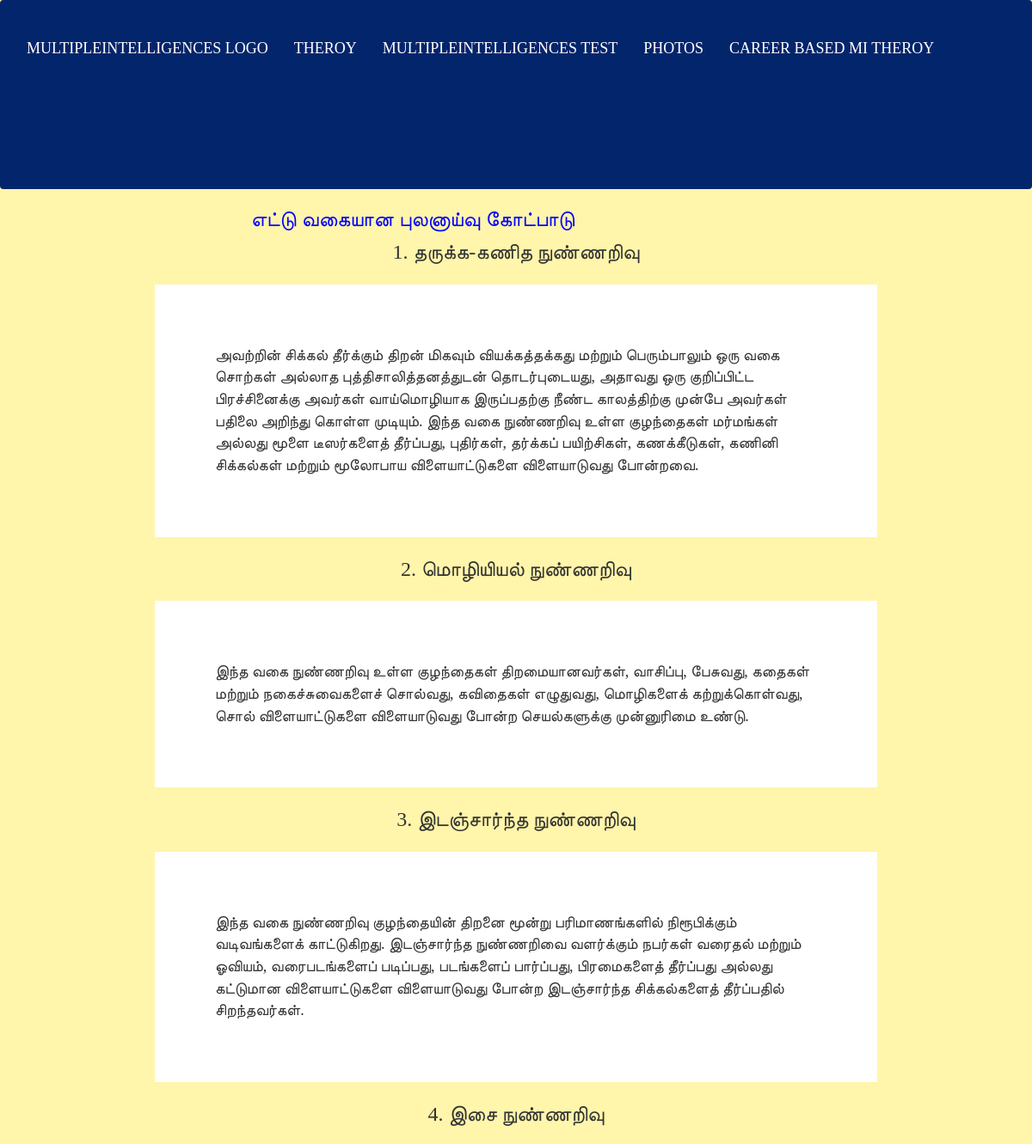
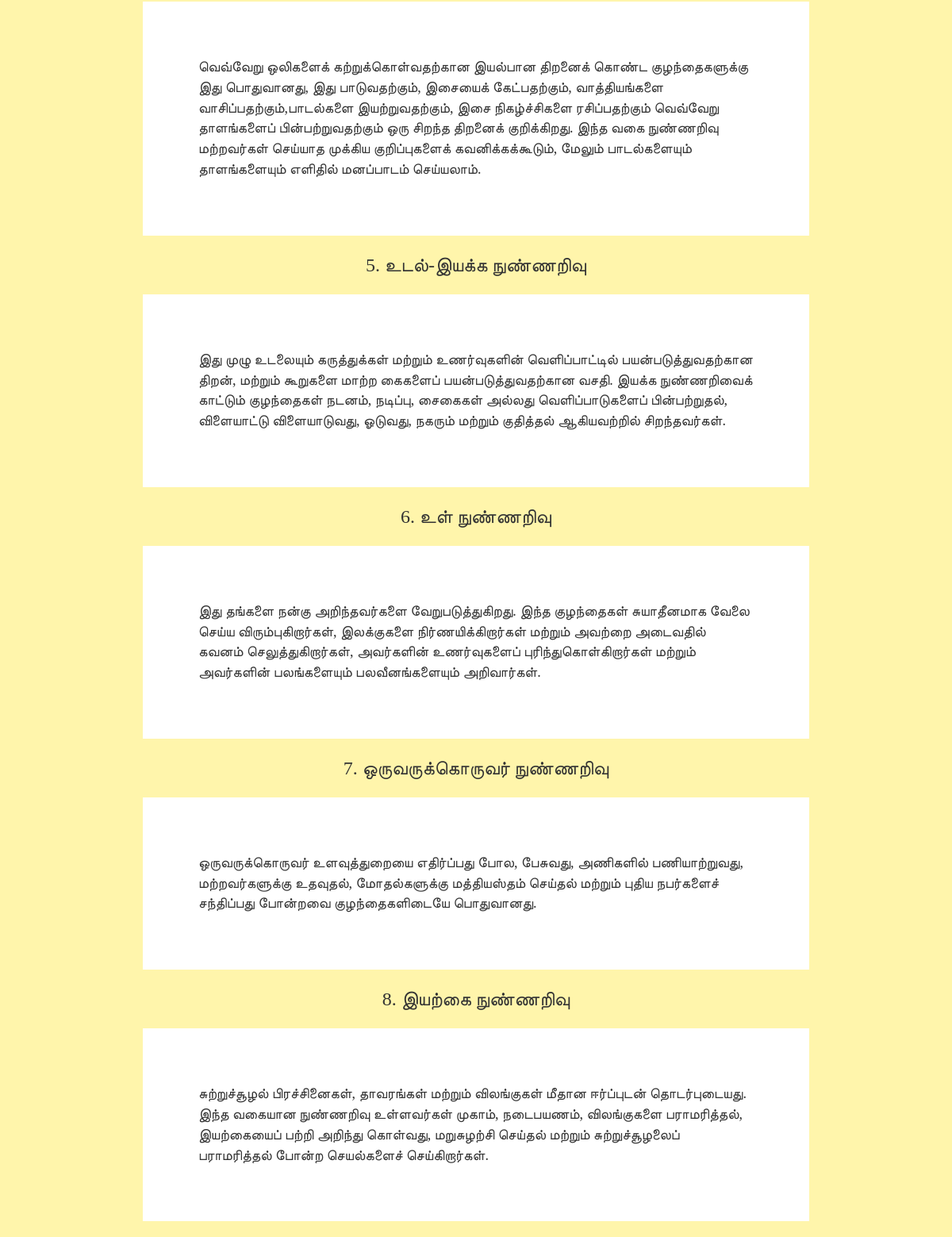
The app's page /python with its own data (2 pictures, top to bottom).
### sopan/models.py (models this page shows, shortened)
class Python(models.Model):
    heading = models.TextField(max_length=2000)
    code = models.TextField(max_length=20000)

### sopan/views.py (the view)
# urls.py: path('python', views.python, name='python'),
def python(request):
    data = Python.objects.all()
    return render(request, 'python.html', {'data': data})

### templates/python.html (shortened to what this page needs)
<!DOCTYPE html>
{% extends 'navbars.html' %}
{% block content %}
<html>
<body>
<h1 style="font-size:2vw;color: blue; ">எட்டு வகையான புலனாய்வு கோட்பாடு</h1>
{% for i in data %}
<p style="font-size:2vw; text-align:center; font-family:bold;">{{i.heading}}</p>
<p  style="background-color: white; margin: 20px auto;padding: 70px; width: 70%;font-size:1.5vw; margin:20px auto;font-family:bold;">{{i.code}}</p>
{% endfor %}
</body>
</html>
{% endblock %}

### templates/navbars.html (shortened to what this page needs)
<!DOCTYPE html>
{% load static %}
<html lang="en">
<head>
  <link rel="stylesheet" href= "{% static 'rock.css' %}">
  <link rel="stylesheet" href="https://maxcdn.bootstrapcdn.com/bootstrap/3.4.1/css/bootstrap.min.css">
</head>
<body style="background-color:#fff5ab;">
<nav class="navbar navbar">
  <div class="container-fluid">
    <ul class="nav navbar-nav">
        <li><a href="{% url 'sopan:home' %}">MULTIPLEINTELLIGENCES LOGO </a></li>
      <li><a href="{% url 'sopan:python' %}">THEROY</a></li>
      <li><a href="{% url 'sopan:java' %}">MULTIPLEINTELLIGENCES TEST</a></li>
      <li><a href="{% url 'sopan:save' %}">PHOTOS</a></li>
      <li><a href="{% url 'sopan:intel' %}">CAREER BASED MI THEROY</a></li>
    </ul>
  </div>
</nav>
 {% block content %}
 {% endblock %}
</body>
</html>

### static/rock.css (style rules this page uses)
nav { background-color: #03256c; height: 220px; text-align: center; padding-top: 2.5vw; }
body { margin: 0px; }
li a { text-decoration: none; font-size: 1.5vw; padding: 10px; color: #ffffff; font-family:bold; }
h1 { color: #204051; width: 80%; margin: 10px; text-align:center; font-size:30px; }

### records on screen
Python: heading "1. தருக்க-கணித நுண்ணறிவு", code "அவற்றின் சிக்கல் தீர்க்கும் திறன் மிகவும் வியக்கத்தக்கது மற்றும் பெரும்பாலும் ஒரு வகை சொற்கள் அல்லாத புத்திசாலித்தனத்துடன் தொடர்புடையது, அதாவது ஒரு குறிப்பிட்ட பிரச்சினைக்கு அவர்கள் வாய்மொழியாக இருப்பதற்கு நீண்ட காலத்திற்கு முன்பே அவர்கள் பதிலை அறிந்து கொள்ள முடியும். இந்த வகை நுண்ணறிவு உள்ள குழந்தைகள் மர்மங்கள் அல்லது மூளை டீஸர்களைத் தீர்ப்பது, புதிர்கள், தர்க்கப் பயிற்சிகள், கணக்கீடுகள், கணினி சிக்கல்கள் மற்றும் மூலோபாய விளையாட்டுகளை விளையாடுவது போன்றவை."
Python: heading "2. மொழியியல் நுண்ணறிவு", code "இந்த வகை நுண்ணறிவு உள்ள குழந்தைகள் திறமையானவர்கள், வாசிப்பு, பேசுவது, கதைகள் மற்றும் நகைச்சுவைகளைச் சொல்வது, கவிதைகள் எழுதுவது, மொழிகளைக் கற்றுக்கொள்வது, சொல் விளையாட்டுகளை விளையாடுவது போன்ற செயல்களுக்கு முன்னுரிமை உண்டு."
Python: heading "3. இடஞ்சார்ந்த நுண்ணறிவு", code "இந்த வகை நுண்ணறிவு குழந்தையின் திறனை மூன்று பரிமாணங்களில் நிரூபிக்கும் வடிவங்களைக் காட்டுகிறது. இடஞ்சார்ந்த நுண்ணறிவை வளர்க்கும் நபர்கள் வரைதல் மற்றும் ஓவியம், வரைபடங்களைப் படிப்பது, படங்களைப் பார்ப்பது, பிரமைகளைத் தீர்ப்பது அல்லது கட்டுமான விளையாட்டுகளை விளையாடுவது போன்ற இடஞ்சார்ந்த சிக்கல்களைத் தீர்ப்பதில் சிறந்தவர்கள்."
Python: heading "4. இசை நுண்ணறிவு", code "வெவ்வேறு ஒலிகளைக் கற்றுக்கொள்வதற்கான இயல்பான திறனைக் கொண்ட குழந்தைகளுக்கு இது பொதுவானது, இது பாடுவதற்கும், இசையைக் கேட்பதற்கும், வாத்தியங்களை வாசிப்பதற்கும்,பாடல்களை இயற்றுவதற்கும், இசை நிகழ்ச்சிகளை ரசிப்பதற்கும் வெவ்வேறு தாளங்களைப் பின்பற்றுவதற்கும் ஒரு சிறந்த திறனைக் குறிக்கிறது. இந்த வகை நுண்ணறிவு மற்றவர்கள் செய்யாத முக்கிய குறிப்புகளைக் கவனிக்கக்கூடும், மேலும் பாடல்களையும் தாளங்களையும் எளிதில் மனப்பாடம் செய்யலாம்."
Python: heading "5. உடல்-இயக்க நுண்ணறிவு", code "இது முழு உடலையும் கருத்துக்கள் மற்றும் உணர்வுகளின் வெளிப்பாட்டில் பயன்படுத்துவதற்கான திறன், மற்றும் கூறுகளை மாற்ற கைகளைப் பயன்படுத்துவதற்கான வசதி. இயக்க நுண்ணறிவைக் காட்டும் குழந்தைகள் நடனம், நடிப்பு, சைகைகள் அல்லது வெளிப்பாடுகளைப் பின்பற்றுதல், விளையாட்டு விளையாடுவது, ஓடுவது, நகரும் மற்றும் குதித்தல் ஆகியவற்றில் சிறந்தவர்கள்."
Python: heading "6. உள் நுண்ணறிவு", code "இது தங்களை நன்கு அறிந்தவர்களை வேறுபடுத்துகிறது. இந்த குழந்தைகள் சுயாதீனமாக வேலை செய்ய விரும்புகிறார்கள், இலக்குகளை நிர்ணயிக்கிறார்கள் மற்றும் அவற்றை அடைவதில் கவனம் செலுத்துகிறார்கள், அவர்களின் உணர்வுகளைப் புரிந்துகொள்கிறார்கள் மற்றும் அவர்களின் பலங்களையும் பலவீனங்களையும் அறிவார்கள்."
Python: heading "7. ஒருவருக்கொருவர் நுண்ணறிவு", code "ஒருவருக்கொருவர் உளவுத்துறையை எதிர்ப்பது போல, பேசுவது, அணிகளில் பணியாற்றுவது, மற்றவர்களுக்கு உதவுதல், மோதல்களுக்கு மத்தியஸ்தம் செய்தல் மற்றும் புதிய நபர்களைச் சந்திப்பது போன்றவை குழந்தைகளிடையே பொதுவானது."
Python: heading "8. இயற்கை நுண்ணறிவு", code "சுற்றுச்சூழல் பிரச்சினைகள், தாவரங்கள் மற்றும் விலங்குகள் மீதான ஈர்ப்புடன் தொடர்புடையது. இந்த வகையான நுண்ணறிவு உள்ளவர்கள் முகாம், நடைபயணம், விலங்குகளை பராமரித்தல், இயற்கையைப் பற்றி அறிந்து கொள்வது, மறுசுழற்சி செய்தல் மற்றும் சுற்றுச்சூழலைப் பராமரித்தல் போன்ற செயல்களைச் செய்கிறார்கள்."
